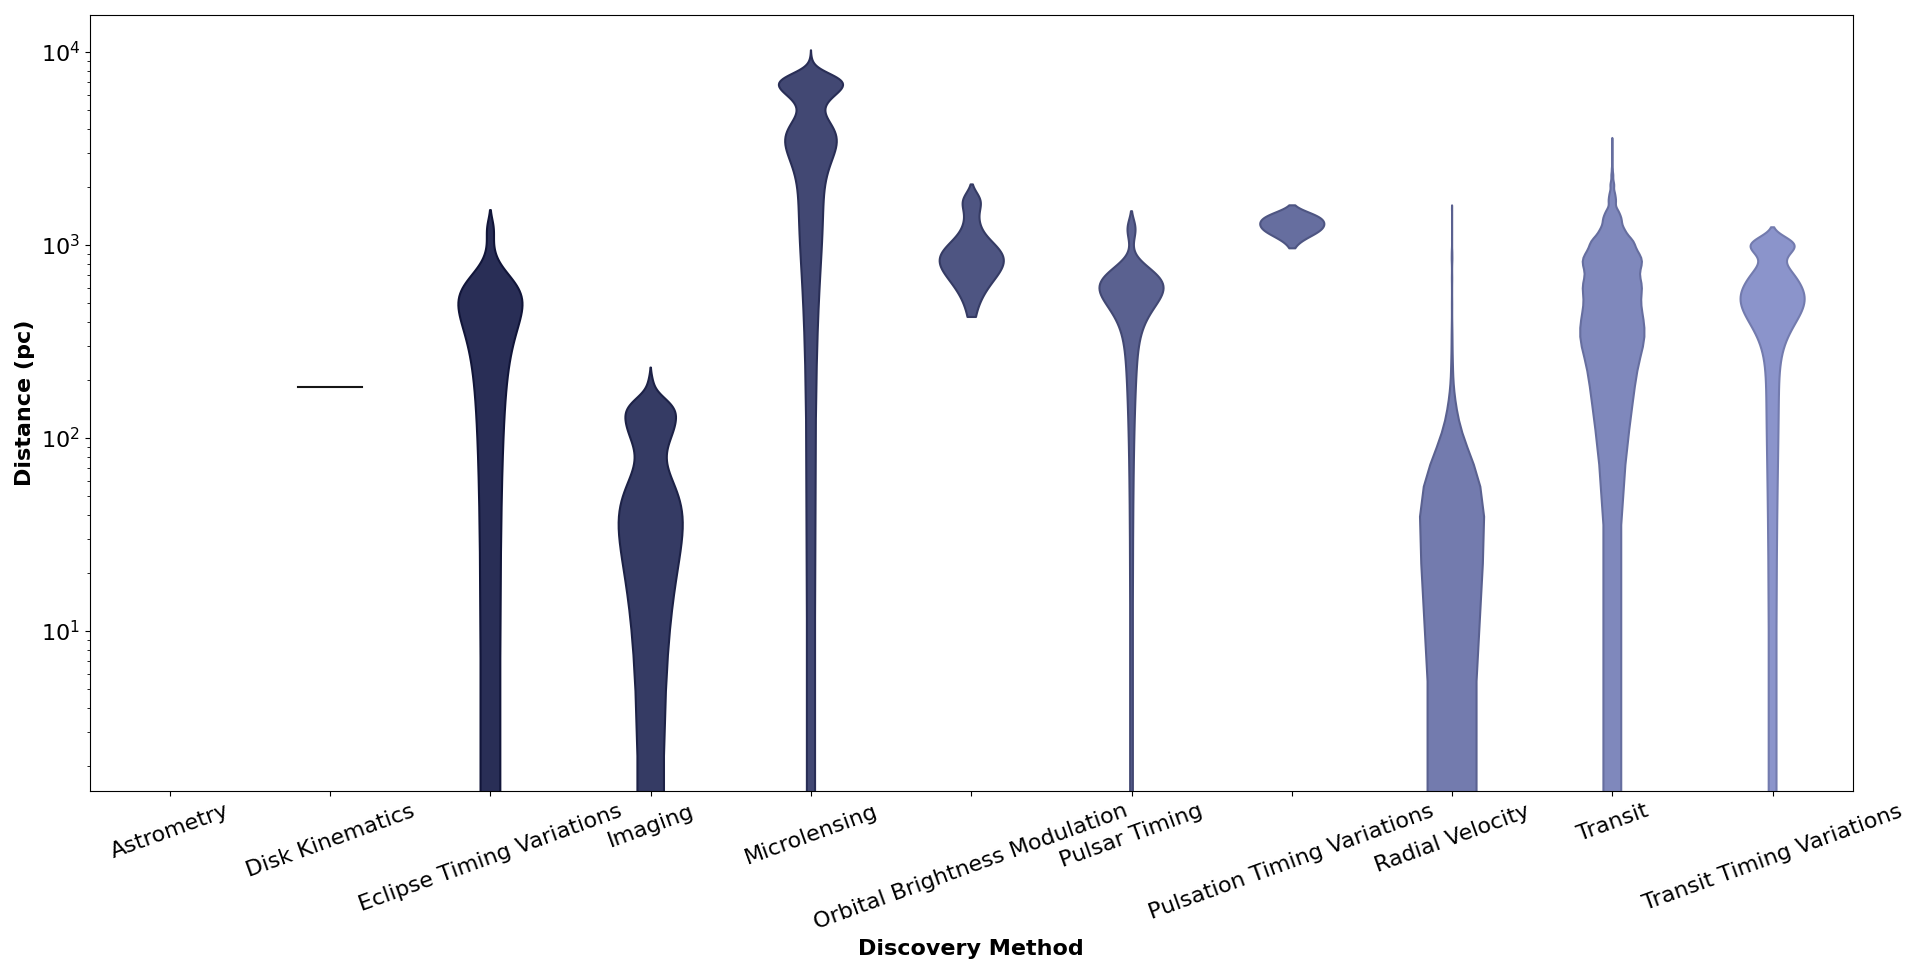

Recreate this plot in Python.

# Paths:
path_data = "data/"

# Packages:
import numpy as np
import pandas as pd
import seaborn as sns
import matplotlib.pyplot as plt
from matplotlib.colors import LinearSegmentedColormap
from matplotlib.collections import PolyCollection

# Display options:
pd.set_option("display.width", 1200)
pd.set_option("display.max_columns", 300)
pd.set_option("display.max_rows", 300)

# Dataset:
df = pd.read_csv(path_data + "nasa_exoplanets.csv")
df_varnames = pd.read_csv(path_data + "nasa_exoplanets_var_names.csv")

# Variables:
cat_var = "discoverymethod"
cat_var_name = df_varnames.loc[(df_varnames["var"] == cat_var), ["var_name"]].values[0][0]
num_var = "sy_dist"
num_var_name = df_varnames.loc[(df_varnames["var"] == num_var), ["var_name"]].values[0][0]

# Adapt the data:
df_plot = df.loc[:, [cat_var, num_var]].sort_values(cat_var)

# Deal with nan:
df_plot[cat_var] = df_plot[cat_var].fillna("NA")

# Plot:
lvls = df_plot[cat_var].unique()
n_levels = len(lvls)
cmap = LinearSegmentedColormap.from_list("my_palette", ["#111539", "#97A1D9"])
my_palette = [cmap(i/n_levels) for i in np.array(range(n_levels))]
fig, ax = plt.subplots(
    figsize = (20, 10),
    tight_layout = True
)
sns.violinplot(
    data = df_plot,
    x = cat_var,
    y = num_var,
    color = cat_var,
    hue = cat_var,
    dodge = False,
    palette = my_palette,
    saturation = 1,
    ax = ax,
    width = 0.4,
    inner = None
)
for i, art in enumerate(ax.get_children()):
    if isinstance(art, PolyCollection):
        art.set_edgecolor(my_palette[i])

_ = ax.set_yscale("log")
_ = ax.set_xlabel(
    cat_var_name,
    fontsize = 16,
    fontweight = "bold"
)
_ = ax.set_ylabel(
    num_var_name,
    fontsize = 16,
    fontweight = "bold"
)
_ = ax.tick_params(
    axis = "x", 
    which = "major", 
    labelsize = 16,
    rotation = 20
)
_ = ax.tick_params(
    axis = "y", 
    which = "major", 
    labelsize = 16
)
plt.legend(
    [], [], 
    frameon = False
)
